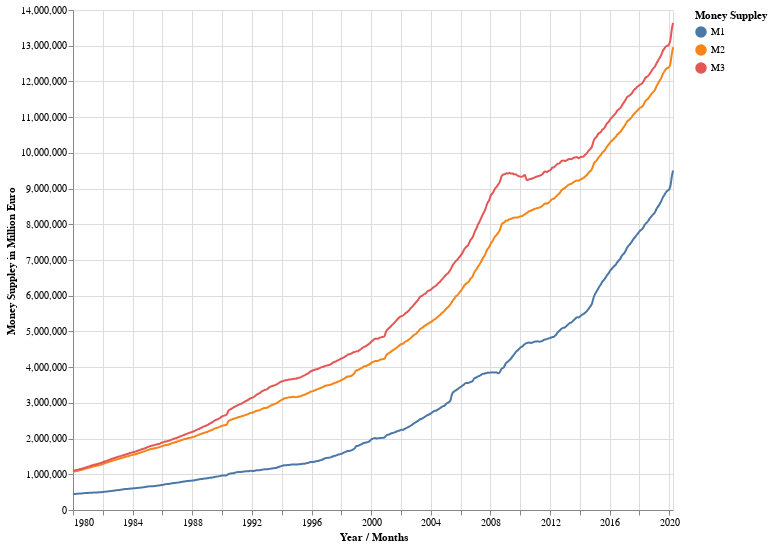

The cell this chart's notebook holds for it:
### Code cell
#hide-input
def altair_plot(source, x_value, y_value, var_name):
    source = source.reset_index().melt(x_value, var_name=var_name, value_name=y_value)

    # Create a selection that chooses the nearest point & selects based on x-value
    nearest = alt.selection(type='single', nearest=True, on='mouseover',
                            fields=[x_value], empty='none')

    # The basic line
    line = alt.Chart(source).mark_line(interpolate='basis').encode(
        x=f'{x_value}:T',
        y=f'{y_value}:Q',
        color=f'{var_name}:N'
    )

    # Transparent selectors across the chart. This is what tells us
    # the x-value of the cursor
    selectors = alt.Chart(source).mark_point().encode(
        x=f'{x_value}:T',
        opacity=alt.value(0),
    ).add_selection(
        nearest
    )

    # Draw points on the line, and highlight based on selection
    points = line.mark_point().encode(
        opacity=alt.condition(nearest, alt.value(1), alt.value(0))
    )

    # Draw text labels near the points, and highlight based on selection
    text = line.mark_text(align='left', dx=5, dy=-5).encode(
        text=alt.condition(nearest, 
                        f'{y_value}:Q',
                        alt.value(' '))
    )

    # Draw a rule at the location of the selection
    rules = alt.Chart(source).mark_rule(color='gray').encode(
        x=f'{x_value}:T',
    ).transform_filter(
        nearest
    )

    return alt.layer(
        line, selectors, points, rules, text
    ).properties(
        width=600, height=500
    )
    
altair_plot(df_europe, 'Year / Months', 'Money Suppley in Million Euro', 'Money Suppley')

### Figure 1 — Vega-Lite specification as saved in the notebook (floating-point values rounded to 4 significant figures; data arrays with more than 128 entries replaced by an {"elided": "..."} marker saying what was removed)
{"config": {"view": {"continuousWidth": 400, "continuousHeight": 300}}, "layer": [{"mark": {"type": "line", "interpolate": "basis"}, "encoding": {"color": {"type": "nominal", "field": "Money Suppley"}, "x": {"type": "temporal", "field": "Year / Months"}, "y": {"type": "quantitative", "field": "Money Suppley in Million Euro"}}}, {"mark": "point", "encoding": {"opacity": {"value": 0}, "x": {"type": "temporal", "field": "Year / Months"}}, "selection": {"selector001": {"type": "single", "nearest": true, "on": "mouseover", "fields": ["Year / Months"], "empty": "none"}}}, {"mark": "point", "encoding": {"color": {"type": "nominal", "field": "Money Suppley"}, "opacity": {"condition": {"value": 1, "selection": "selector001"}, "value": 0}, "x": {"type": "temporal", "field": "Year / Months"}, "y": {"type": "quantitative", "field": "Money Suppley in Million Euro"}}}, {"mark": {"type": "rule", "color": "gray"}, "encoding": {"x": {"type": "temporal", "field": "Year / Months"}}, "transform": [{"filter": {"selection": "selector001"}}]}, {"mark": {"type": "text", "align": "left", "dx": 5, "dy": -5}, "encoding": {"color": {"type": "nominal", "field": "Money Suppley"}, "text": {"condition": {"type": "quantitative", "field": "Money Suppley in Million Euro", "selection": "selector001"}, "value": " "}, "x": {"type": "temporal", "field": "Year / Months"}, "y": {"type": "quantitative", "field": "Money Suppley in Million Euro"}}}], "data": {"name": "data-81cf517087a85afe4c7eaeec6fc7304b"}, "height": 500, "width": 600, "$schema": "https://vega.github.io/schema/vega-lite/v4.8.1.json", "datasets": {"data-81cf517087a85afe4c7eaeec6fc7304b": {"elided": "1452 records"}}}
